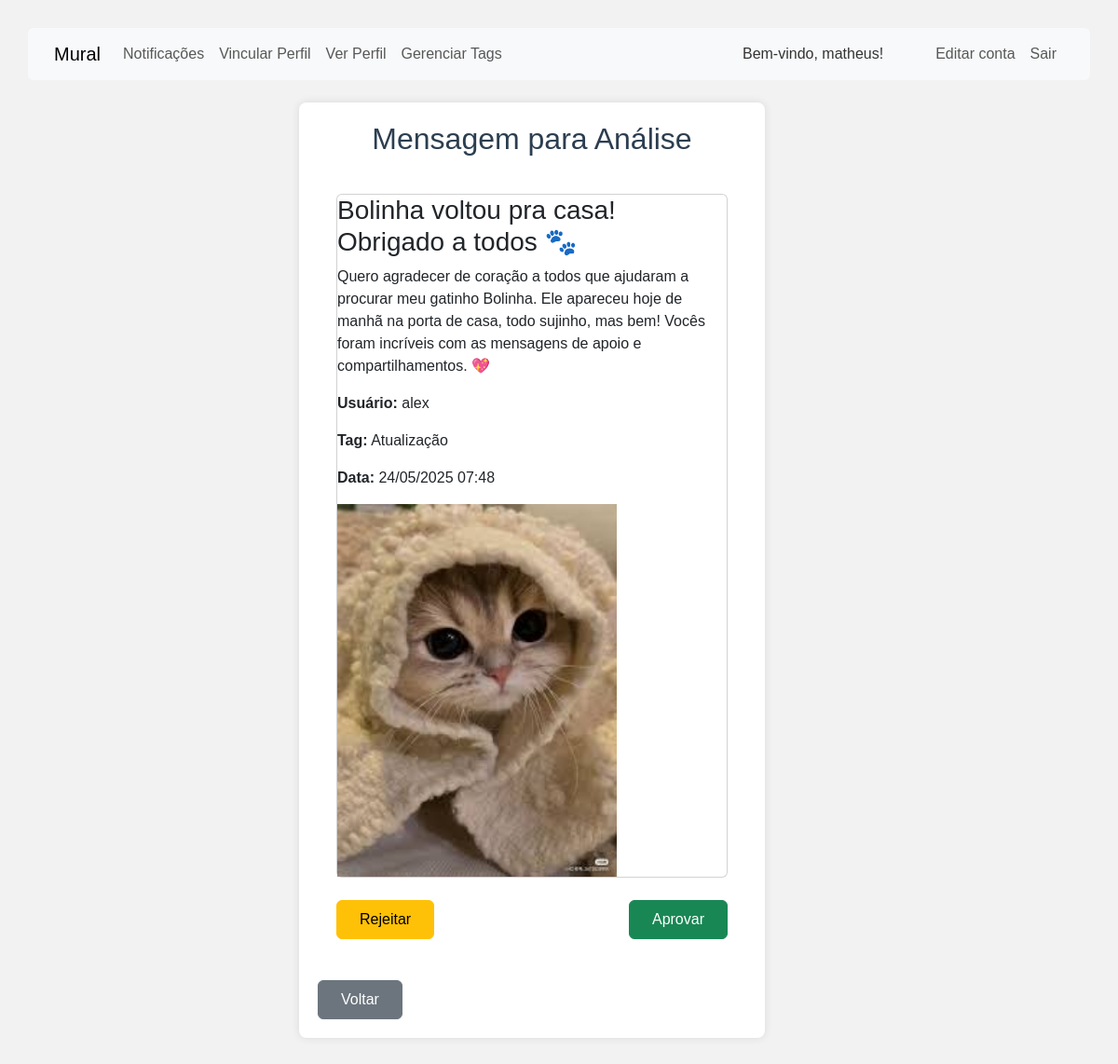
The page /mensagem/analisar_mensagem.php?id=12 (signed in) on the database its author committed.
### tables this page shows
CREATE TABLE `mensagens` (
  `id` int(11) NOT NULL,
  `titulo` varchar(100) DEFAULT NULL,
  `conteudo` text DEFAULT NULL,
  `criado_em` timestamp NOT NULL DEFAULT current_timestamp(),
  `user_id` int(11) DEFAULT NULL,
  `tag_id` int(11) DEFAULT NULL,
  `image_path` varchar(255) DEFAULT NULL
);

CREATE TABLE `usuarios` (
  `id` int(11) NOT NULL,
  `username` varchar(50) NOT NULL,
  `password` varchar(255) NOT NULL,
  `role` varchar(20) DEFAULT 'user',
  `created_at` timestamp NOT NULL DEFAULT current_timestamp(),
  `telefone` VARCHAR(20),
  `area_atuacao` VARCHAR(255),
  `email` varchar(255) NOT NULL
);

CREATE TABLE `tags` (
  `id` int(11) NOT NULL,
  `nome` varchar(50) NOT NULL
);

### mensagem/analisar_mensagem.php (the view, shortened to what this page needs)
<?php
include 'db.php';
$message_id = (int) $_GET['id'];
$stmt = $conn->prepare("SELECT m.*, u.username, t.nome AS tag_nome
                        FROM mensagens m
                        LEFT JOIN usuarios u ON m.user_id = u.id
                        LEFT JOIN tags t ON m.tag_id = t.id
                        WHERE m.id = ?");
$stmt->bind_param("i", $message_id);
$stmt->execute();
$result = $stmt->get_result();
$message = $result->fetch_assoc();
?>
<?php
include '../includes/logged-header.php';
?>
<div class="container">
    <div class="d-flex justify-content-center">
        <div class="col-xl-6 col-lg-8 col-md-10 col-sm-12">
            <div class="form-type">
                <h2 class="text-center">Mensagem para Análise</h2>
                <form method="post" style="margin-top: 20px;">
                    <div class="card">
                        <h3><?= htmlspecialchars($message['titulo']) ?></h3>
                        <p><?= nl2br(htmlspecialchars($message['conteudo'])) ?></p>
                        <p><strong>Usuário:</strong> <?= htmlspecialchars($message['username']) ?></p>
                        <p><strong>Tag:</strong> <?= htmlspecialchars($message['tag_nome']) ?></p>
                        <p><strong>Data:</strong> <?= date('d/m/Y H:i', strtotime($message['criado_em'])) ?></p>
                        <?php if (!empty($message['image_path'])): ?>
                            <img src="<?= htmlspecialchars($message['image_path']) ?>" alt="Imagem"
                                style="max-width: 300px;">
                        <?php endif; ?>
                    </div>
                    <br>
                    <div class="d-flex justify-content-between">
                        <button type="submit" name="action" value="Rejeitar"
                            class="btn btn-warning py-2 px-4">Rejeitar</button>
                        <button type="submit" name="action" value="Aprovar"
                            class="btn btn-success py-2 px-4">Aprovar</button>
                    </div>
                </form>
                <br>
                <div class="d-flex justify-content-start">
                    <a href="index.php" class="btn btn-secondary py-2 px-4">Voltar</a>
                </div>
            </div>
        </div>
    </div>
</div>
<?php include '../includes/footer.php'; ?>

### mensagem/style.css (style rules this page uses)
body { font-family: Arial, sans-serif; background-color: #f2f2f2; padding: 30px; color: #333; }
h1, h2 { color: #2c3e50; }
a { color: #2980b9; text-decoration: none; }
form { background-color: white; padding: 20px; border-radius: 8px; max-width: 500px; }
.form-type { background-color: white; padding: 20px; border-radius: 8px; max-width: 500px; box-shadow: 0 0 10px rgba(0, 0, 0, 0.1); }

### rows shown on the page
mensagens: titulo "Bolinha voltou pra casa! Obrigado a todos 🐾", conteudo "Quero agradecer de coração a todos que ajudaram a procurar meu gatinho Bolinha. Ele apareceu hoje de manhã na porta de casa, todo sujinho, mas bem! Vocês foram incríveis com as mensagens de apoio e compartilhamentos. 💖", user.username "alex", tag.nome "Atualização", criado_em "24/05/2025 07:48", image_path (picture)

### other values the page prints
$_SESSION['username'] "matheus"
